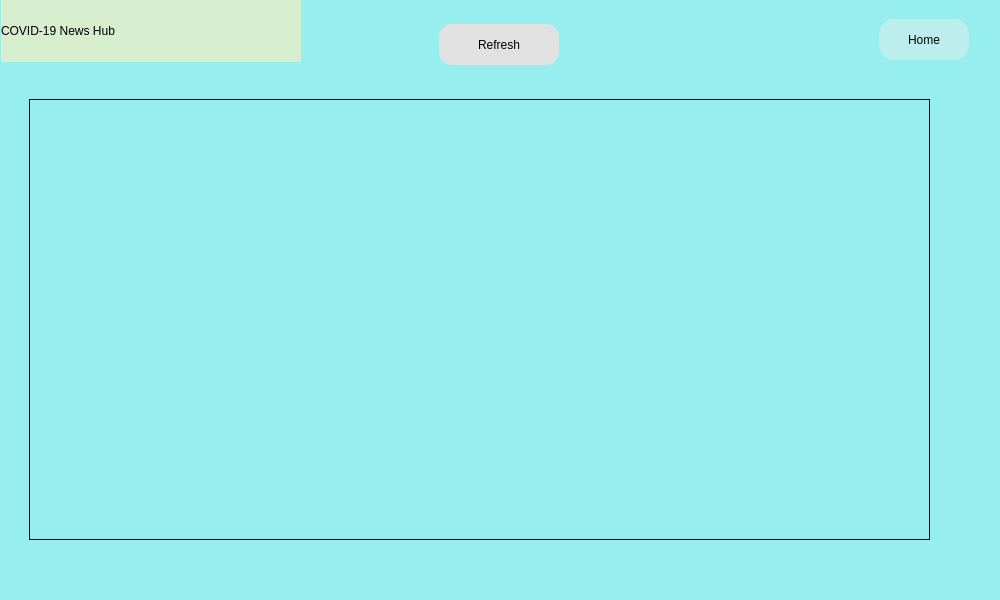
<?xml version="1.0" encoding="UTF-8"?>
<ui version="4.0">
 <class>Dialog</class>
 <widget class="QDialog" name="Dialog">
  <property name="geometry">
   <rect>
    <x>0</x>
    <y>0</y>
    <width>1000</width>
    <height>600</height>
   </rect>
  </property>
  <property name="minimumSize">
   <size>
    <width>1000</width>
    <height>600</height>
   </size>
  </property>
  <property name="windowTitle">
   <string>TrustedTest</string>
  </property>
  <property name="windowIcon">
   <iconset>
    <normaloff>App.png</normaloff>App.png</iconset>
  </property>
  <property name="sizeGripEnabled">
   <bool>false</bool>
  </property>
  <widget class="QWidget" name="widget" native="true">
   <property name="geometry">
    <rect>
     <x>-1</x>
     <y>-1</y>
     <width>1001</width>
     <height>601</height>
    </rect>
   </property>
   <property name="styleSheet">
    <string notr="true">background-color: rgb(150, 238, 238);</string>
   </property>
   <widget class="QLabel" name="label">
    <property name="geometry">
     <rect>
      <x>2</x>
      <y>1</y>
      <width>300</width>
      <height>62</height>
     </rect>
    </property>
    <property name="styleSheet">
     <string notr="true">font: 26pt &quot;Calibri&quot;;
background-color: rgb(214, 238, 205);</string>
    </property>
    <property name="text">
     <string>COVID-19 News Hub</string>
    </property>
   </widget>
   <widget class="QPushButton" name="but_home">
    <property name="geometry">
     <rect>
      <x>880</x>
      <y>20</y>
      <width>90</width>
      <height>41</height>
     </rect>
    </property>
    <property name="styleSheet">
     <string notr="true">QPushButton#but_home{
	font: 10pt &quot;Calibri&quot;;
	background-color: rgb(189, 238, 238);
	border-radius:15px;
	font: 12pt &quot;MS Shell Dlg 2&quot;;
}
QPushButton#but_home:hover{
	font: 10pt &quot;Calibri&quot;;
	background-color: rgb(180, 220, 255);
	border-radius:15px;
	font: 12pt &quot;MS Shell Dlg 2&quot;;
}</string>
    </property>
    <property name="text">
     <string>Home</string>
    </property>
    <property name="icon">
     <iconset>
      <normaloff>Home.png</normaloff>Home.png</iconset>
    </property>
    <property name="autoDefault">
     <bool>false</bool>
    </property>
    <property name="flat">
     <bool>false</bool>
    </property>
   </widget>
   <widget class="QPushButton" name="but_refresh">
    <property name="geometry">
     <rect>
      <x>440</x>
      <y>25</y>
      <width>120</width>
      <height>41</height>
     </rect>
    </property>
    <property name="toolTip">
     <string>Refresh the Feed</string>
    </property>
    <property name="styleSheet">
     <string notr="true">QPushButton#but_refresh{
	font: 20pt &quot;Calibri&quot;;
	background-color: rgb(225, 225, 225);
	border-radius:13px;
}
QPushButton#but_refresh:hover{
	font: 20pt &quot;Calibri&quot;;
	background-color: rgb(212, 212, 212);
	border-radius:13px;
}</string>
    </property>
    <property name="text">
     <string>Refresh</string>
    </property>
   </widget>
   <widget class="QTextBrowser" name="labb">
    <property name="geometry">
     <rect>
      <x>30</x>
      <y>100</y>
      <width>901</width>
      <height>441</height>
     </rect>
    </property>
    <property name="font">
     <font>
      <family>Calibri</family>
      <pointsize>16</pointsize>
     </font>
    </property>
    <property name="styleSheet">
     <string notr="true"/>
    </property>
    <property name="frameShape">
     <enum>QFrame::Panel</enum>
    </property>
    <property name="frameShadow">
     <enum>QFrame::Plain</enum>
    </property>
    <property name="readOnly">
     <bool>true</bool>
    </property>
    <property name="html">
     <string>&lt;!DOCTYPE HTML PUBLIC &quot;-//W3C//DTD HTML 4.0//EN&quot; &quot;http://www.w3.org/TR/REC-html40/strict.dtd&quot;&gt;
&lt;html&gt;&lt;head&gt;&lt;meta name=&quot;qrichtext&quot; content=&quot;1&quot; /&gt;&lt;style type=&quot;text/css&quot;&gt;
p, li { white-space: pre-wrap; }
&lt;/style&gt;&lt;/head&gt;&lt;body style=&quot; font-family:'Calibri'; font-size:16pt; font-weight:400; font-style:normal;&quot;&gt;
&lt;p style=&quot;-qt-paragraph-type:empty; margin-top:0px; margin-bottom:0px; margin-left:0px; margin-right:0px; -qt-block-indent:0; text-indent:0px; font-family:'MS Shell Dlg 2';&quot;&gt;&lt;br /&gt;&lt;/p&gt;&lt;/body&gt;&lt;/html&gt;</string>
    </property>
    <property name="overwriteMode">
     <bool>false</bool>
    </property>
    <property name="acceptRichText">
     <bool>false</bool>
    </property>
    <property name="textInteractionFlags">
     <set>Qt::TextBrowserInteraction</set>
    </property>
    <property name="openExternalLinks">
     <bool>true</bool>
    </property>
   </widget>
  </widget>
 </widget>
 <resources/>
 <connections/>
</ui>
